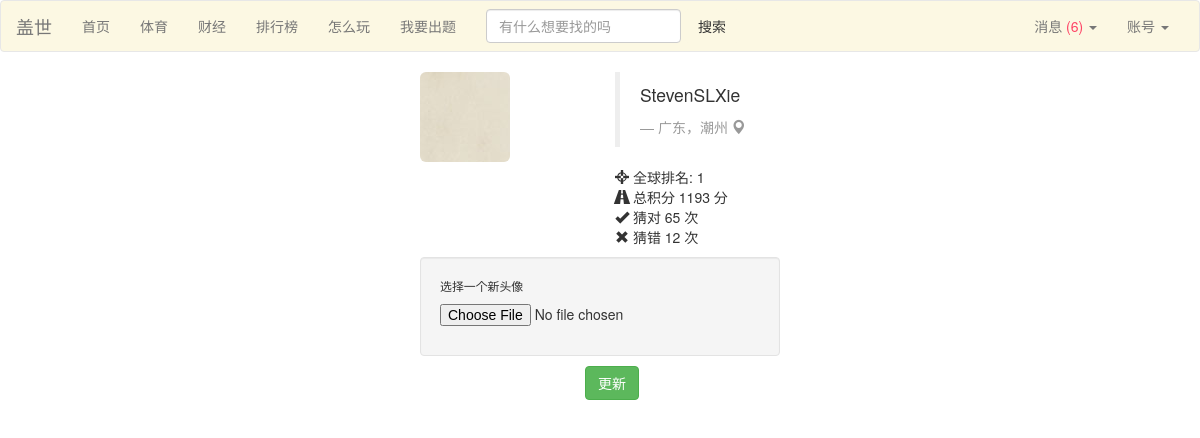
Page /more (signed in) on the earlier database version.
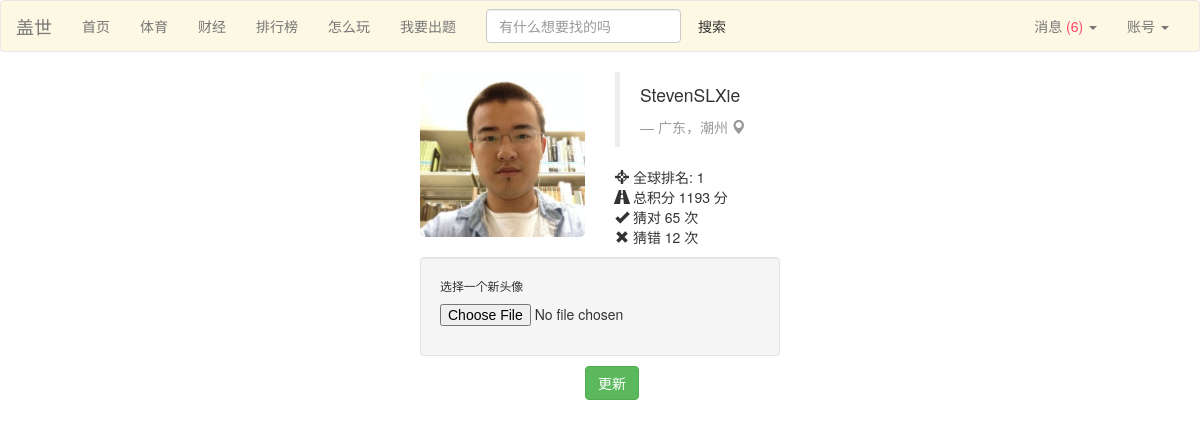
Same page on the later database version.
### Guess/models.py (models this page shows)
class Person(models.Model):
	user = models.OneToOneField(User)
	point = models.IntegerField(default=1000)
	photo = models.FileField(upload_to='%Y/%m/%d/', default= 'cat.jpg')
	expertise = models.TextField(default='N/A')
	win = models.IntegerField(default=0)
	lose = models.IntegerField(default=0)
	game = models.IntegerField(default=0)
	point_per_game = models.FloatField(default=0.0)
	index = models.IntegerField(default=0)
	rank = models.IntegerField(default=0)
	class Meta:
		ordering = ('point','point_per_game',)

### Guess/views.py (the view)
# urls.py: url(r'^more$', 'Guess.views.more', name='more'),
def more(request):
	if not request.user.is_authenticated():
		return redirect(reverse('login'))
	person = Person.objects.get(user=request.user)
	form = ImageForm(request.POST, request.FILES)
	if request.method == 'POST':
		if form.is_valid():
			person.photo = request.FILES['image']
			person.save()
		return redirect(reverse('more'))
	else:
		para = {}
		para =encap_para(para, person)
		para['person'] = person
		para['form'] = form
		return render(request, 'more_info.html', para)

### Guess/form.py
class ImageForm(forms.Form):
    image = forms.FileField(
        label='选择一张图片',
        help_text='图片不能大于2M'
    )

### Guess/views.py (called while the page is built)
def find_unread(person):
	return Message.objects.filter(owner=person, read=False)

def encap_para(para,person):
	messages = find_unread(person)
	para['unread'] = len(messages)
	para['messages'] = messages
	return para

### Guess/templates/more_info.html (shortened to what this page needs)
{% load bootstrap3 %}
{% include "nav_bar.html" %}
    <body>
        <div class="container">
        <div class="row">
            <div class="col-sm-2 col-md-2 col-md-offset-4">
                <img src="/static/images/{{ person.photo.url }}"
                alt="" class="img-rounded img-responsive" />
            </div>
            <div class="col-sm-4 col-md-4">
                <blockquote>
                    <p>{{ person.user.username }}</p> <small><cite title="Source Title">广东，潮州  <i class="glyphicon glyphicon-map-marker"></i></cite></small>
                </blockquote>
                <p> <i class="glyphicon glyphicon-screenshot"></i> 全球排名: {{ person.rank }}
                    <br /> <i class="glyphicon glyphicon-road"></i> 总积分 {{ person.point }} 分
                    <br /> <i class="glyphicon glyphicon-ok"></i> 猜对 {{ person.win }} 次
                    <br /> <i class="glyphicon glyphicon-remove"></i> 猜错 {{ person.lose }} 次</p>
            </div>
        </div>
    </div>
    <div class="container">
        <div class="row">
        <div class="col-md-4 col-md-offset-4">
        <form  method="POST" enctype="multipart/form-data">
            <div class="well spacer">
                 <p class="spacer"><small>选择一个新头像</small></p>
                 <p>{{ form.image }}</p>
            </div>
            <div class="col-md-1 col-md-offset-5">
                <p><input class="btn btn-success" type="submit" value="更新" /></p>
            </div>
        </form>
        </div>
        </div>
    </div>
    </body>

### Guess/templates/nav_bar.html (shortened to what this page needs)
<head>
    <link href='static/bootstrap/css/bootstrap.min.css' rel='stylesheet'>
</head>
<nav class="navbar navbar-default nav-frame-c" role="navigation">
  <div class="container-fluid">
    <div class="navbar-header">
      <a class="navbar-brand" href="{% url 'home' %}">盖世</a>
    </div>
    <div class="collapse navbar-collapse" id="bs-example-navbar-collapse-1">
      <ul class="nav navbar-nav">
        <li><a href="{% url 'home' %}">首页</a></li>
        <li><a href="{% url 'sports' %}">体育</a></li>
        <li><a href="{% url 'finance' %}">财经</a></li>
        <li><a href="{% url 'leaderboard' %}">排行榜</a></li>
        <li><a href="{% url 'proposal' %}">怎么玩</a></li>
        <li><a href="{% url 'proposal' %}">我要出题</a></li>
      </ul>
      <form class="navbar-form navbar-left" role="search">
        <div class="form-group">
          <input type="text" class="form-control" placeholder="有什么想要找的吗">
        </div>
        <button type="submit" class="btn nav-frame-c">搜索</button>
      </form>
      <ul class="nav navbar-nav navbar-right">
        <li class="dropdown">
            {% if unread == 0 %}
            <a id="notifications" href="#" class="dropdown-toggle" data-toggle="dropdown">消息<span> ({{ unread }})</span> <span class="caret"></span></a>
            {% else %}
            <a id="notifications" href="#" class="dropdown-toggle" data-toggle="dropdown">消息<span class="unread"> ({{ unread }})</span> <span class="caret"></span></a>
            {% endif %}
        </li>
        <li class="dropdown">
          <a id="account_dropdown" href="#" class="dropdown-toggle" data-toggle="dropdown">账号 <span class="caret"></span></a>
        </li>
      </ul>
    </div>
  </div>
</nav>

### Guess/templates/nav_bar.html (style rules this page uses)
.nav-frame-c { background: rgba(252,248,227,1); }
.unread { color: rgba(254,67,101,1); }

### Guess/templates/more_info.html (style rules this page uses)
.spacer { margin-bottom: 10px; }
.unread { color: rgba(254,67,101,1); }

Differences in the rows shown:
changed Person "StevenSLXie": photo: a different picture
